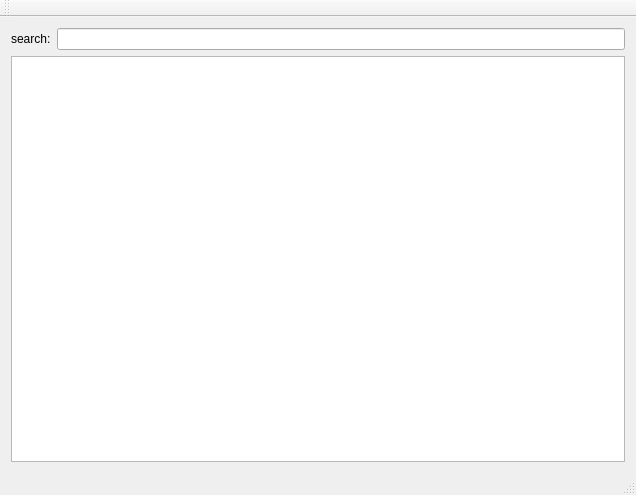
<?xml version="1.0" encoding="UTF-8"?>
<ui version="4.0">
 <class>MainWindow</class>
 <widget class="QMainWindow" name="MainWindow">
  <property name="geometry">
   <rect>
    <x>0</x>
    <y>0</y>
    <width>636</width>
    <height>495</height>
   </rect>
  </property>
  <property name="windowTitle">
   <string>MainWindow</string>
  </property>
  <widget class="QWidget" name="centralWidget">
   <layout class="QVBoxLayout" name="verticalLayout">
    <item>
     <layout class="QHBoxLayout" name="horizontalLayout">
      <item>
       <widget class="QLabel" name="label">
        <property name="text">
         <string>search:</string>
        </property>
       </widget>
      </item>
      <item>
       <widget class="QLineEdit" name="lineEdit"/>
      </item>
     </layout>
    </item>
    <item>
     <widget class="QTableView" name="tableView"/>
    </item>
   </layout>
  </widget>
  <widget class="QMenuBar" name="menuBar">
   <property name="geometry">
    <rect>
     <x>0</x>
     <y>0</y>
     <width>636</width>
     <height>21</height>
    </rect>
   </property>
  </widget>
  <widget class="QToolBar" name="mainToolBar">
   <attribute name="toolBarArea">
    <enum>TopToolBarArea</enum>
   </attribute>
   <attribute name="toolBarBreak">
    <bool>false</bool>
   </attribute>
  </widget>
  <widget class="QStatusBar" name="statusBar"/>
 </widget>
 <layoutdefault spacing="6" margin="11"/>
 <resources/>
 <connections/>
</ui>
